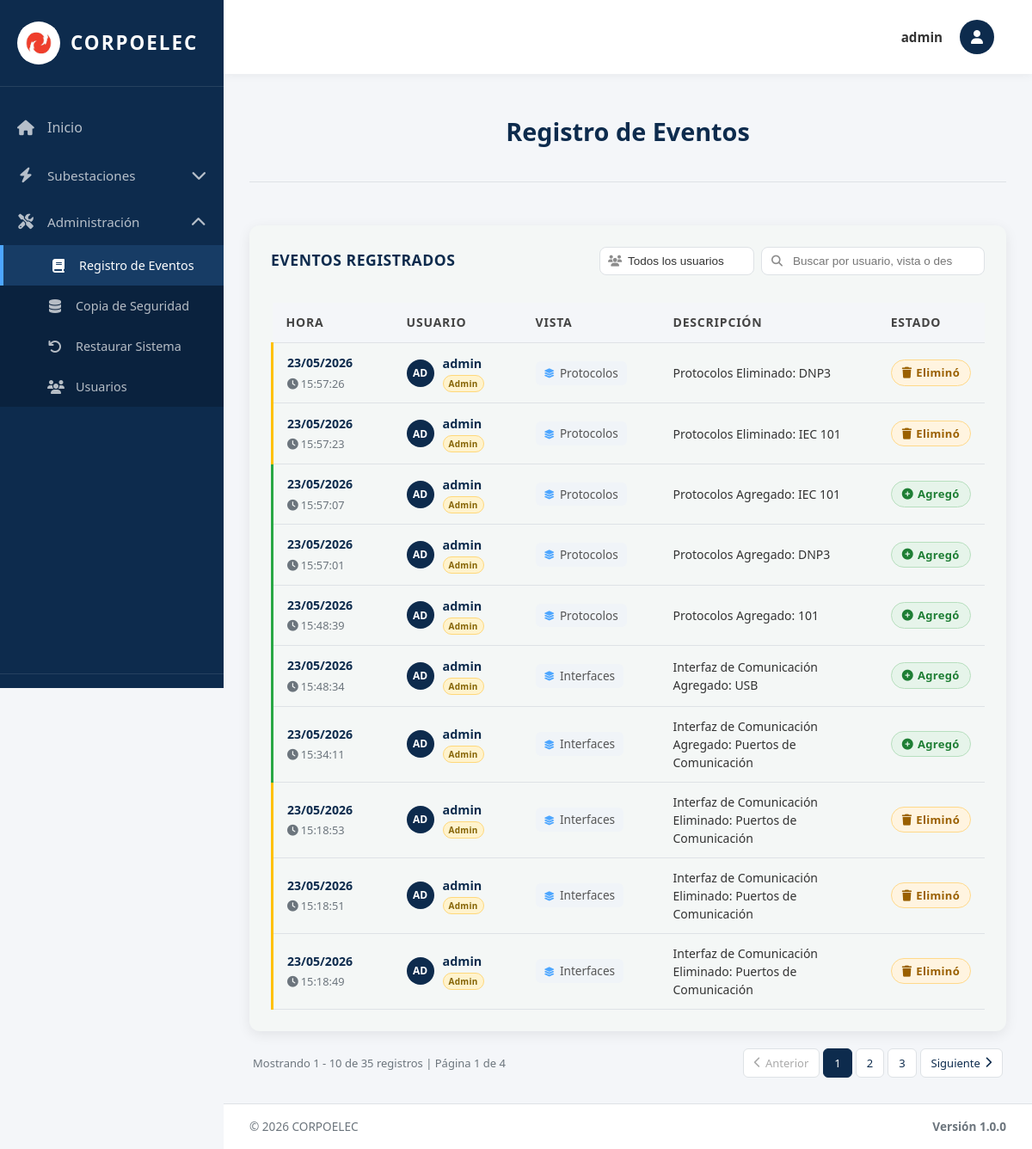
The app's page /bitacora/ (signed in) with its own data.
### equipos/models.py (models this page shows, shortened)
class Evento(models.Model):
    TIPO_CHOICES = [
        ('CREACION', 'Creación'),
        ('ACTUALIZACION', 'Actualización'),
        ('ELIMINACION', 'Eliminación'),
        ('LOGIN', 'Inicio de Sesión'),
        ('LOGOUT', 'Cierre de Sesión'),
        ('ERROR', 'Error'),
        ('OTRO', 'Otro'),
    ]
    Id_Evento = models.AutoField(primary_key=True)
    Tipo = models.CharField(max_length=20, choices=TIPO_CHOICES, default='OTRO')
    Descripcion = models.TextField()
    Usuario = models.ForeignKey(User, on_delete=models.SET_NULL, null=True, blank=True, related_name='eventos')
    Fecha_Hora = models.DateTimeField(auto_now_add=True)
    IP_Address = models.GenericIPAddressField(null=True, blank=True)
    Vista = models.CharField(max_length=100, blank=True, default='')
    class Meta:
        verbose_name = 'Evento'
        verbose_name_plural = 'Registro de Eventos'
        ordering = ['-Fecha_Hora']

### equipos/views.py (the view)
# urls.py: path('bitacora/', bitacora_view, name='registro'),
@login_required(login_url='/login/')
def bitacora_view(request):
    tipo_usuario = request.GET.get('tipo_usuario', '')
    busqueda = request.GET.get('q', '')
    eventos_list = Evento.objects.exclude(Tipo__in=['LOGIN', 'LOGOUT']).order_by('-Fecha_Hora')
    if tipo_usuario == 'admin':
        eventos_list = eventos_list.filter(Usuario__is_superuser=True)
    elif tipo_usuario == 'regular':
        eventos_list = eventos_list.filter(Usuario__is_superuser=False, Usuario__isnull=False)
    elif tipo_usuario == 'sistema':
        eventos_list = eventos_list.filter(Usuario__isnull=True)
    if busqueda:
        eventos_list = eventos_list.filter(
            Q(Usuario__username__icontains=busqueda) |
            Q(Vista__icontains=busqueda) |
            Q(Descripcion__icontains=busqueda)
        )
    paginator = Paginator(eventos_list, 10)
    page_number = request.GET.get('page')
    page_obj = paginator.get_page(page_number)
    context = {
        'title': 'Bitácora de Eventos',
        'page_obj': page_obj,
        'is_admin': request.user.is_superuser,
        'tipo_usuario': tipo_usuario,
        'busqueda': busqueda,
    }
    return render(request, 'bitacora.html', context)

### templates/bitacora.html (shortened to what this page needs)
{% extends 'base.html' %}
{% load static %}
{% block content %}
<div class="welcome-text" style="position: sticky; top: 55px; background: var(--gray-100); padding: 20px 0; border-bottom: 1px solid var(--gray-300); z-index: 40;">
  <h2>Registro de Eventos</h2>
</div>
<div style="padding-top: 20px;">
<div class="table-section">
   <div class="table-header">
     <h3>Eventos Registrados</h3>
     <div class="header-actions">
       <form method="get" id="filterForm" class="filter-form">
         <div class="filter-select-wrapper">
           <select name="tipo_usuario" id="tipoUsuario" class="filter-select" onchange="this.form.submit()">
             <option value=""       {% if not tipo_usuario %}selected{% endif %}>Todos los usuarios</option>
           </select>
         </div>
          <div class="search-wrapper">
            <input type="text" name="q" class="search-input" id="searchInput"
                   placeholder="Buscar por usuario, vista o descripción..."
                   value="{{ busqueda }}">
          </div>
       </form>
     </div>
   </div>
   {% if page_obj.paginator.count > 0 %}
   <div id="resultCount" class="search-results-info">
   </div>
   <table class="data-table">
     <thead>
       <tr>
         <th style="width:140px;">Hora</th>
         <th style="width:150px;">Usuario</th>
         <th style="width:160px;">Vista</th>
         <th>Descripción</th>
         <th style="width:110px;">Estado</th>
       </tr>
     </thead>
     <tbody>
       {% for evento in page_obj %}
       <tr class="row-{% if evento.Tipo == 'CREACION' %}creacion{% elif evento.Tipo == 'ACTUALIZACION' %}actualizacion{% elif evento.Tipo == 'ELIMINACION' %}eliminacion{% elif evento.Tipo == 'LOGIN' %}login{% elif evento.Tipo == 'LOGOUT' %}logout{% elif evento.Tipo == 'ERROR' %}error{% else %}otro{% endif %}">
         <td class="date-cell">
           <div class="date-main">{{ evento.Fecha_Hora|date:"d/m/Y" }}</div>
           <div class="date-time"><i class="fas fa-clock" style="margin-right:3px;"></i>{{ evento.Fecha_Hora|date:"H:i:s" }}</div>
         </td>
         <td>
           <div class="user-cell">
             {% if evento.Usuario %}
               <div class="user-avatar">{{ evento.Usuario.username|slice:":2" }}</div>
               <div>
                 <span class="user-name">{{ evento.Usuario.username }}</span>
                 {% if evento.Usuario.is_superuser %}
                 <span class="user-type-badge admin-badge">Admin</span>
                 {% else %}
                 <span class="user-type-badge regular-badge">Regular</span>
                 {% endif %}
               </div>
             {% else %}
               <div class="user-avatar system"><i class="fas fa-cog"></i></div>
               <div>
                 <span class="user-name">Sistema</span>
                 <span class="user-type-badge sistema-badge">Sistema</span>
               </div>
             {% endif %}
           </div>
         </td>
         <td>
           {% if evento.Vista %}
             <span class="vista-cell"><i class="fas fa-layer-group"></i>{{ evento.Vista }}</span>
           {% else %}
             <span style="color:#aaa;">—</span>
           {% endif %}
         </td>
         <td class="desc-cell">{{ evento.Descripcion }}</td>
         <td>
           {% if evento.Tipo == 'CREACION' %}
             <span class="badge badge-success"><i class="fas fa-plus-circle"></i>Agregó</span>
           {% elif evento.Tipo == 'ACTUALIZACION' %}
             <span class="badge badge-info"><i class="fas fa-pen"></i>Editó</span>
           {% elif evento.Tipo == 'ELIMINACION' %}
             <span class="badge badge-warning"><i class="fas fa-trash"></i>Eliminó</span>
           {% elif evento.Tipo == 'LOGIN' %}
             <span class="badge badge-login"><i class="fas fa-sign-in-alt"></i>Ingresó</span>
           {% elif evento.Tipo == 'LOGOUT' %}
             <span class="badge badge-logout"><i class="fas fa-sign-out-alt"></i>Salió</span>
           {% elif evento.Tipo == 'ERROR' %}
             <span class="badge badge-error"><i class="fas fa-exclamation-circle"></i>Error</span>
           {% else %}
             <span class="badge badge-secondary">Otro</span>
           {% endif %}
         </td>
       </tr>
       {% endfor %}
     </tbody>
   </table>
   {% else %}
   <div class="no-data">
     <i class="fas fa-inbox"></i>
     No hay eventos que coincidan con los filtros aplicados.
   </div>
   {% endif %}
 </div>
 {% if page_obj.paginator.num_pages > 1 %}
 <div class="pagination-container">
   <div class="pagination-info-left">
     <span class="pagination-text">
       Mostrando {{ page_obj.start_index }} - {{ page_obj.end_index }} de {{ page_obj.paginator.count }} registros
       | Página {{ page_obj.number }} de {{ page_obj.paginator.num_pages }}
     </span>
   </div>
   <div class="pagination-controls-right">
     <nav class="pagination-nav">
       <ul class="pagination-list">
         {% if page_obj.has_previous %}
         <li class="pagination-item">
           <a href="?page={{ page_obj.previous_page_number }}{% if tipo_usuario %}&tipo_usuario={{ tipo_usuario }}{% endif %}{% if busqueda %}&q={{ busqueda }}{% endif %}" class="pagination-link pagination-prev" title="Página anterior">
             <i class="fas fa-chevron-left"></i> Anterior
           </a>
         </li>
         {% else %}
         <li class="pagination-item disabled">
           <span class="pagination-link disabled"><i class="fas fa-chevron-left"></i> Anterior</span>
         </li>
         {% endif %}
         {% for num in page_obj.paginator.page_range %}
         {% if page_obj.number == num %}
         <li class="pagination-item active">
           <span class="pagination-link">{{ num }}</span>
         </li>
         {% elif num > page_obj.number|add:'-3' and num < page_obj.number|add:'3' %}
         <li class="pagination-item">
           <a href="?page={{ num }}{% if tipo_usuario %}&tipo_usuario={{ tipo_usuario }}{% endif %}{% if busqueda %}&q={{ busqueda }}{% endif %}" class="pagination-link">{{ num }}</a>
         </li>
         {% endif %}
         {% endfor %}
         {% if page_obj.has_next %}
         <li class="pagination-item">
           <a href="?page={{ page_obj.next_page_number }}{% if tipo_usuario %}&tipo_usuario={{ tipo_usuario }}{% endif %}{% if busqueda %}&q={{ busqueda }}{% endif %}" class="pagination-link pagination-next" title="Página siguiente">
             Siguiente <i class="fas fa-chevron-right"></i>
           </a>
         </li>
         {% else %}
         <li class="pagination-item disabled">
           <span class="pagination-link disabled">Siguiente <i class="fas fa-chevron-right"></i></span>
         </li>
         {% endif %}
       </ul>
     </nav>
   </div>
 </div>
 {% endif %}
</div>
{% endblock %}

### templates/base.html (shortened to what this page needs)
{% load static %}
<!DOCTYPE html>
<html lang="es">
<head>
  <link rel="stylesheet" href="https://cdnjs.cloudflare.com/ajax/libs/font-awesome/6.4.0/css/all.min.css">
  <link rel="stylesheet" href="{% static 'css/global.css' %}">
 </head>
<body>
  <div class="layout-wrapper">
    <aside class="sidebar" id="sidebar">
      <div class="sidebar-brand" onclick="toggleSidebar()">
        <div class="sidebar-logo">
          <img src="{% static 'img/logo.jpg' %}" alt="Corpoelec">
        </div>
        <span class="sidebar-brand-text">Corpoelec</span>
      </div>
 <nav class="sidebar-nav">
        <a href="{% url 'index' %}" class="{% if request.path == '/' %}active{% endif %}" onclick="closeMobileSidebar()">
          <i class="fas fa-home"></i>
          <span>Inicio</span>
        </a>
         <div class="sidebar-dropdown ">
          <a href="#" class="dropdown-toggle" onclick="toggleDropdown(event, 'subestaciones-dropdown')">
            <i class="fas fa-bolt"></i>
            <span>Subestaciones</span>
            <i class="fas fa-chevron-down dropdown-arrow"></i>
          </a>
         </div>
           {% if user.is_staff %}
           <div class="sidebar-dropdown {% if request.path == '/bitacora/' or request.path == '/admin/restaurar/' or request.path == '/admin/backup/' or request.path == '/admin/usuarios/' %}active{% endif %}">
             <a href="#" class="dropdown-toggle" onclick="toggleDropdown(event, 'admin-dropdown')">
               <i class="fas fa-tools"></i>
               <span>Administración</span>
               <i class="fas fa-chevron-down dropdown-arrow"></i>
             </a>
              <div class="dropdown-menu" id="admin-dropdown">
                <a href="{% url 'registro' %}" class="{% if request.path == '/bitacora/' %}active{% endif %}" onclick="closeMobileSidebar()">
                  <i class="fas fa-book"></i>
                  <span>Registro de Eventos</span>
                </a>
               <a href="{% url 'admin_backup' %}" class="{% if request.path == '/admin/backup/' %}active{% endif %}" onclick="closeMobileSidebar()">
                 <i class="fas fa-database"></i>
                 <span>Copia de Seguridad</span>
               </a>
               <a href="{% url 'admin_restaurar' %}" class="{% if request.path == '/admin/restaurar/' %}active{% endif %}" onclick="closeMobileSidebar()">
                 <i class="fas fa-undo"></i>
                 <span>Restaurar Sistema</span>
               </a>
               {% if user.is_staff %}
               <a href="{% url 'admin_usuarios' %}" class="{% if request.path == '/admin/usuarios/' %}active{% endif %}" onclick="closeMobileSidebar()">
                 <i class="fas fa-users"></i>
                 <span>Usuarios</span>
               </a>
               {% endif %}
             </div>
           </div>
           {% endif %}
        </nav>
        <div class="sidebar-bottom">
        </div>
      </aside>
    <main class="main-content" id="mainContent">
      <nav class="navbar">
        <div class="navbar-user">
          <div class="navbar-user-trigger" onclick="toggleUserMenu(event)">
            <div class="navbar-user-name">
              {% if user.first_name %}{{ user.first_name }}{% else %}{{ user.username }}{% endif %}
            </div>
            <div class="navbar-user-avatar">
              <i class="fas fa-user"></i>
            </div>
          </div>
         </div>
       </nav>
      <div class="content-area">
        {% block content %}{% endblock %}
      </div>
      <footer class="footer">
        <div class="footer-left">
          <span>© 2026 CORPOELEC</span>
        </div>
        <div class="footer-version">Versión 1.0.0</div>
      </footer>
    </main>
  </div>
</body>
</html>

### records on screen
Evento: Fecha_Hora "23/05/2026", Fecha_Hora "15:57:26", Usuario.username "AD", Usuario.username "admin", shows "Admin", Vista "Protocolos", Descripcion "Protocolos Eliminado: DNP3", Tipo "ELIMINACION" (drawn)
Evento: Fecha_Hora "23/05/2026", Fecha_Hora "15:57:23", Usuario.username "AD", Usuario.username "admin", shows "Admin", Vista "Protocolos", Descripcion "Protocolos Eliminado: IEC 101", Tipo "ELIMINACION" (drawn)
Evento: Fecha_Hora "23/05/2026", Fecha_Hora "15:57:07", Usuario.username "AD", Usuario.username "admin", shows "Admin", Vista "Protocolos", Descripcion "Protocolos Agregado: IEC 101", Tipo "CREACION" (drawn)
Evento: Fecha_Hora "23/05/2026", Fecha_Hora "15:57:01", Usuario.username "AD", Usuario.username "admin", shows "Admin", Vista "Protocolos", Descripcion "Protocolos Agregado: DNP3", Tipo "CREACION" (drawn)
Evento: Fecha_Hora "23/05/2026", Fecha_Hora "15:48:39", Usuario.username "AD", Usuario.username "admin", shows "Admin", Vista "Protocolos", Descripcion "Protocolos Agregado: 101", Tipo "CREACION" (drawn)
Evento: Fecha_Hora "23/05/2026", Fecha_Hora "15:48:34", Usuario.username "AD", Usuario.username "admin", shows "Admin", Vista "Interfaces", Descripcion "Interfaz de Comunicación Agregado: USB", Tipo "CREACION" (drawn)
Evento: Fecha_Hora "23/05/2026", Fecha_Hora "15:34:11", Usuario.username "AD", Usuario.username "admin", shows "Admin", Vista "Interfaces", Descripcion "Interfaz de Comunicación Agregado: Puertos de Comunicación", Tipo "CREACION" (drawn)
Evento: Fecha_Hora "23/05/2026", Fecha_Hora "15:18:53", Usuario.username "AD", Usuario.username "admin", shows "Admin", Vista "Interfaces", Descripcion "Interfaz de Comunicación Eliminado: Puertos de Comunicación", Tipo "ELIMINACION" (drawn)
Evento: Fecha_Hora "23/05/2026", Fecha_Hora "15:18:51", Usuario.username "AD", Usuario.username "admin", shows "Admin", Vista "Interfaces", Descripcion "Interfaz de Comunicación Eliminado: Puertos de Comunicación", Tipo "ELIMINACION" (drawn)
Evento: Fecha_Hora "23/05/2026", Fecha_Hora "15:18:49", Usuario.username "AD", Usuario.username "admin", shows "Admin", Vista "Interfaces", Descripcion "Interfaz de Comunicación Eliminado: Puertos de Comunicación", Tipo "ELIMINACION" (drawn)

### other values on screen
{{ user.username }} "admin"
{{ page_obj.start_index }} "1"
{{ page_obj.end_index }} "10"
{{ page_obj.paginator.count }} "35"
{{ page_obj.number }} "1"
{{ page_obj.paginator.num_pages }} "4"
{{ num }} "1"
{{ num }} "2" "3"
